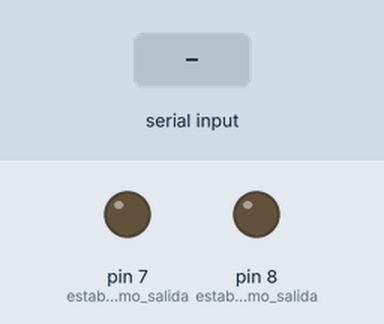
A program run on a simulated Arduino Uno, built with avr-gcc and run on an emulated ATmega328P. Shown: output pins drawn as LEDs (lit = HIGH). Inputs (shaded band) come from the test bench.

Above: at 1.2 s.
1.3 s: "ventilar" received over Serial
At 2.4 s:
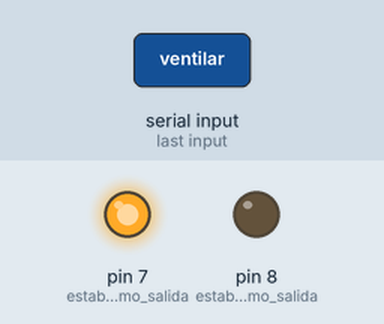
2.8 s: "iluminar" received over Serial
At 3.6 s:
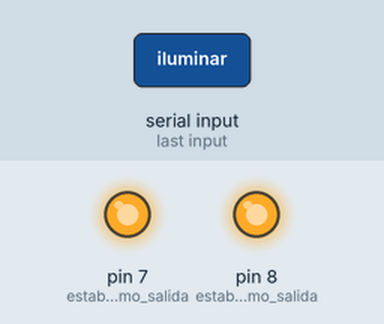
4.3 s: "no ventilar" received over Serial
At 5.6 s:
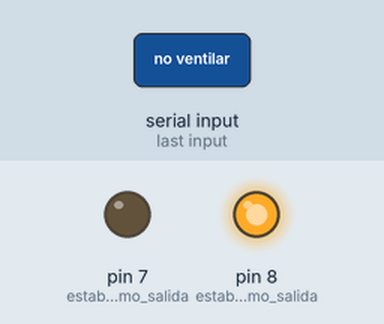
5.9 s: "Ventilar" received over Serial
At 7.1 s:
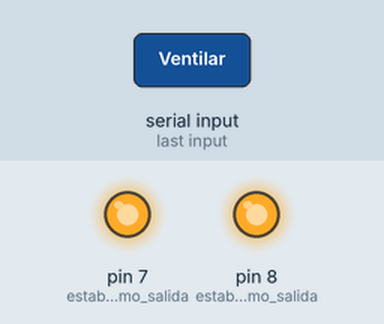
7.4 s: "No ventilar" received over Serial
At 8.2 s:
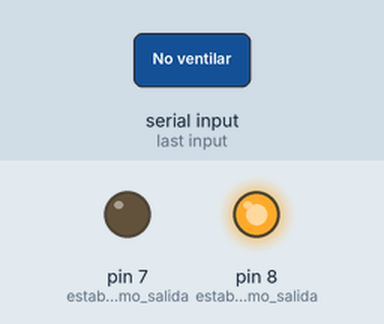
Timing chart, 0 to 10.0 s (numbered marks = the images above; inputs shaded):
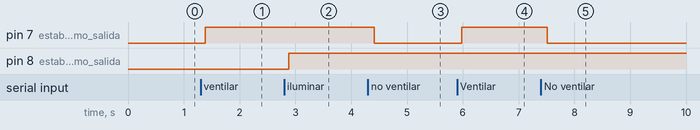

The program:

main.cpp
```cpp
#include <Arduino.h>

String recibe;

void setup()
{
  pinMode(7, OUTPUT); // establecemos como salida
  pinMode(8, OUTPUT); // establecemos como salida
  Serial.begin(9600); // Inicializamos  el puerto serie nativo
}
void loop()
{
  while (Serial.available())
  {
    delay(10);
    char c = Serial.read();
    recibe += c;
  }
  if (recibe.length() > 0)
  {

    if (recibe == "ventilar" || recibe == "Ventilar") // comparo con el string ventilador
    {
      digitalWrite(7, HIGH); // si el if es true cambio estado del pin
    }
    if (recibe == "no ventilar" || recibe == "No ventilar") // comparo con el string ventilador
    {
      digitalWrite(7, LOW); // si el if es true cambio estado del pin
    }

    if (recibe == "iluminar" || recibe == "Iluminar") // comparo con el string lampara
    {
      digitalWrite(8, HIGH); // si el if es true cambio estado del pin
    }
    if (recibe == "no iluminar" || recibe == "No iluminar") // comparo con el string lampara
    {
      digitalWrite(8, LOW); // si el if es true cambio estado del pin
    }

    if (recibe == "apagar todo" || recibe == "Apagar todo") // comparo con el string lampara
    {
      digitalWrite(8, LOW); //
      digitalWrite(7, LOW); // s
    }
    if (recibe == "encender todo" || recibe == "Encender todo") // comparo con el string lampara
    {
      digitalWrite(8, HIGH); //
      digitalWrite(7, HIGH); //
    }
    recibe = "";
  }
}
```

Measured:
- after the input at 1.3 s, pin 7 (establecemos_como_salida): LOW → HIGH after 0.08 s
- after the input at 2.8 s, pin 8 (establecemos_como_salida): LOW → HIGH after 0.08 s
- after the input at 4.3 s, pin 7 (establecemos_como_salida): HIGH → LOW after 0.11 s
- after the input at 5.9 s, pin 7 (establecemos_como_salida): LOW → HIGH after 0.08 s
- after the input at 7.4 s, pin 7 (establecemos_como_salida): HIGH → LOW after 0.11 s
